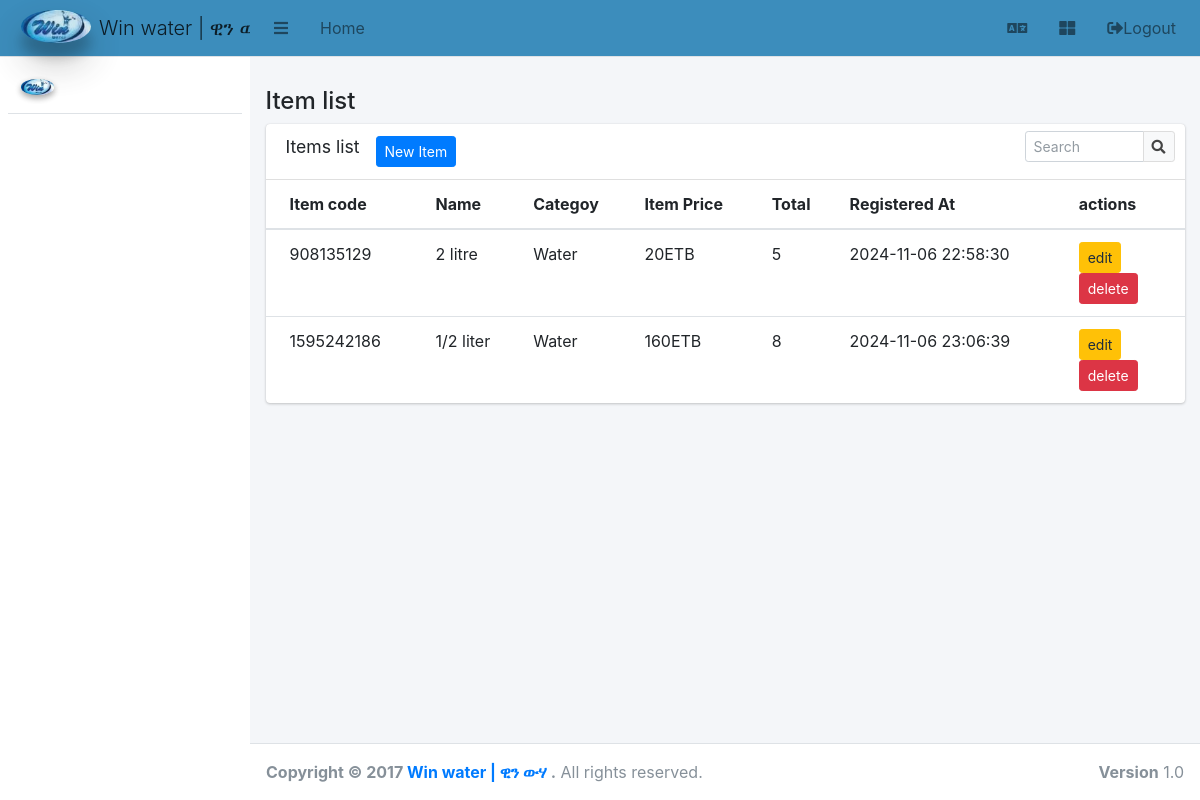
/item.list.php, run on the app's committed database.
### tables this page shows
CREATE TABLE `items` (
  `id` int(11) NOT NULL,
  `name` varchar(250) NOT NULL,
  `registered_at` datetime NOT NULL DEFAULT current_timestamp(),
  `total` int(11) NOT NULL,
  `category` varchar(100) NOT NULL,
  `registered_by_id` int(11) NOT NULL,
  `item_price` float NOT NULL,
  `item_code` varchar(20) NOT NULL,
  `status` int(11) NOT NULL,
  `description` text NOT NULL,
  `expiry_date` date NOT NULL
);

### item.list.php (the view, shortened to what this page needs)
<?php include('includes/header.php'); ?>
<?php
$sql = "SELECT * FROM items";
$result = mysqli_query($conn, $sql);
?>
<div class="col-12">
    <h4>Item list </h4>
</div>
<div class="col-12">
    <div class="card">
        <div class="card-header">
            <h3 class="card-title"> Items list</h3>
            <a href="item.new.php" class="btn btn-primary btn-sm mx-3">New Item</a>
            <div class="card-tools">
                <div class="input-group input-group-sm" style="width: 150px;">
                    <input type="text" name="table_search" class="form-control float-right" placeholder="Search">
                    <div class="input-group-append">
                        <button type="submit" class="btn btn-default"><i class="fas fa-search"></i></button>
                    </div>
                </div>
            </div>
        </div>
        <div class="card-body table-responsive p-0">
            <table class="table table-hover ">
                <thead>
                    <tr>
                        <th>Item code</th>
                        <th>Name</th>
                        <th>Categoy</th>
                        <th>Item Price</th>
                        <th>Total</th>
                        <th>Registered At</th>
                        <th>actions</th>
                    </tr>
                </thead>
                <tbody>
                    <?php
                    if (mysqli_num_rows($result) > 0) {
                        while ($row = mysqli_fetch_assoc($result)) {
                    ?>
                            <tr>
                                <td><?php echo $row['item_code'] ?></td>
                                <td><?php echo $row['name']  ?></td>
                                <td><span class="tag tag-success"><?php echo $row['category'] ?></span></td>
                                <td><?php echo $row['item_price'] ?>ETB</td>
                                <td><?php echo $row['total'] ?></td>
                                <td><?php echo $row['registered_at'] ?></td>
                                <td>
                                    <a href="item.edit.php?id=<?php echo $row['id']; ?>" class="btn btn-warning btn-sm">edit</a>
                                    <form method="post" onsubmit="return confirm('are you sure you want to delete this item');" action="<?php echo htmlspecialchars($_SERVER["PHP_SELF"]); ?>" class="form-horizontal form-inline">
                                        <button class="btn btn-danger btn-sm">delete</button>
                                    </form>
                                </td>
                            </tr>
                    <?php
                        }
                    } else {
                        echo "0 results";
                    }
                    ?>
                </tbody>
            </table>
        </div>
    </div>
</div>
</div>
</div>
</div>
<?php include('includes/footer.php'); ?>

### data on the page
items: item_code "908135129", name "2 litre", category "Water", item_price "20", total "5", registered_at "2024-11-06 22:58:30"
items: item_code "1595242186", name "1/2 liter", category "Water", item_price "160", total "8", registered_at "2024-11-06 23:06:39"
